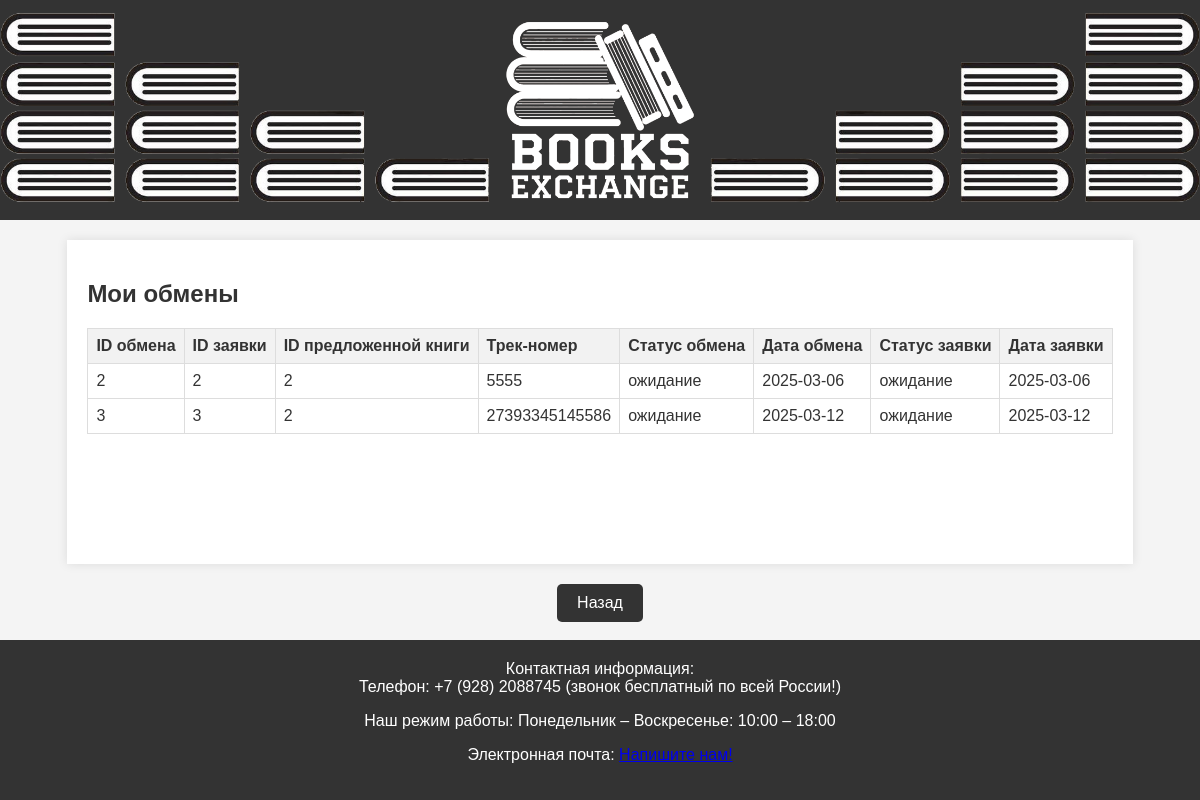
The page /MyExchanges.php (signed in) on the database its author committed.
### MyExchanges.php (the view, shortened to what this page needs)
<?php
    $dbuser = 'mysql';
    $dbpass = 'mysql';
    $dbserver = 'localhost';
    $dbname = 'book';
    $mysql = mysqli_connect($dbserver, $dbuser, $dbpass, $dbname)
    or die ('Ошибка ' . mysqli_error($mysql));
    $user_id = $_SESSION['пользователь_id'];
    $query = "
        SELECT
            o.обмен_id,
            o.заявка_id,
            o.предложенная_книга_id,
            o.трек_номер,
            o.статус AS статус_обмена,
            o.дата_создания AS дата_обмена,
            z.пользователь_id,
            z.книга_id,
            z.статус AS статус_заявки,
            z.дата_создания AS дата_заявки
        FROM
            обмены o
        INNER JOIN
            заявки_на_обмен z ON o.заявка_id = z.заявка_id
        WHERE
            z.пользователь_id = $user_id
    ";
    $result = mysqli_query($mysql, $query);
?>
<!DOCTYPE HTML>
<html>
<head>
</head>
<body>
<header>
    <img src="images/l.png" alt="Логотип">
    <img src="images/logobooks.png" alt="Логотип">
    <img src="images/r.png" alt="Логотип">
</header>
<div class='container'>
    <h2>Мои обмены</h2>
    <?php
    if (mysqli_num_rows($result) > 0) {
        echo "<table>
                <tr>
                    <th>ID обмена</th>
                    <th>ID заявки</th>
                    <th>ID предложенной книги</th>
                    <th>Трек-номер</th>
                    <th>Статус обмена</th>
                    <th>Дата обмена</th>
                    <th>Статус заявки</th>
                    <th>Дата заявки</th>
                </tr>";
        while($row = mysqli_fetch_assoc($result)) {
            echo "<tr>
                    <td>" . $row["обмен_id"]. "</td>
                    <td>" . $row["заявка_id"]. "</td>
                    <td>" . $row["предложенная_книга_id"]. "</td>
                    <td>" . $row["трек_номер"]. "</td>
                    <td>" . $row["статус_обмена"]. "</td>
                    <td>" . $row["дата_обмена"]. "</td>
                    <td>" . $row["статус_заявки"]. "</td>
                    <td>" . $row["дата_заявки"]. "</td>
                  </tr>";
        }
        echo "</table>";
    } else {
        echo "У вас пока нет обменов.";
    }
    ?>
</div>
<div align="center">
    <a href="Profile.php" class="btn">Назад</a><br><br>
</div>
<footer>
    Контактная информация:</br>
    Телефон: +7 (928) 2088745 (звонок бесплатный по всей России!)</br>
    <p>Наш режим работы: Понедельник – Воскресенье: 10:00 – 18:00</p>
    <p>Электронная почта: <a href="mailto:BooksForExchange@gmail.com">Напишите нам!</a></p>
</footer>
</body>
</html>

### MyExchanges.php (style rules this page uses)
html, body { height: 100%; margin: 0; padding: 0; display: flex; flex-direction: column; }
body { font-family: Arial, sans-serif; background-color: #f4f4f4; color: #333; flex: 1; }
header { background-color: #333; color: #fff; padding: 10px 0; text-align: center; display: flex; justify-content: space-between; align-items: center; flex-wrap: nowrap; }
header img { max-height: 200px; width: auto; flex: 0 0 auto; }
.container { max-width: 1200px; margin: 20px auto; padding: 20px; background-color: #fff; box-shadow: 0 0 10px rgba(0, 0, 0, 0.1); flex: 1; }
.btn { display: inline-block; padding: 10px 20px; background-color: #333; color: #fff; text-decoration: none; border-radius: 5px; transition: background-color 0.3s; }
footer { text-align: center; padding: 20px; background-color: #333; color: #fff; margin-top: auto; }
table { width: 100%; border-collapse: collapse; margin-top: 20px; }
table, th, td { border: 1px solid #ddd; }
th, td { padding: 8px; text-align: left; }
th { background-color: #f2f2f2; }

### rows shown on the page
обмены: обмен_id "2", заявка "2", предложенная_книга "2", трек_номер "5555", статус "ожидание", дата_создания "2025-03-06", заявка.статус "ожидание", заявка.дата_создания "2025-03-06"
обмены: обмен_id "3", заявка "3", предложенная_книга "2", трек_номер "27393345145586", статус "ожидание", дата_создания "2025-03-12", заявка.статус "ожидание", заявка.дата_создания "2025-03-12"
